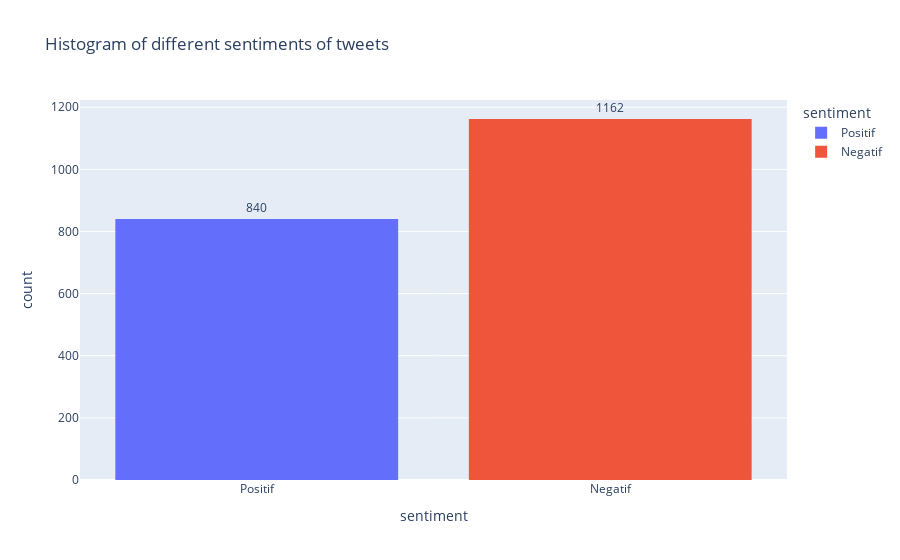

Notebook source saved alongside this figure:
### Code cell
# The distribution of sentiments using px, blue color for positif and red color for negatif
fig_hist = px.histogram(tweet_df, x="sentiment", color="sentiment", title='Histogram of different sentiments of tweets')

# add value label
fig_hist.update_traces(texttemplate='%{value}', textposition='outside')
fig_hist.show()

### Figure 1 — Plotly figure (JSON) as saved in the notebook; plotly's stock layout.template omitted (floating-point values rounded to 4 significant figures; data arrays with more than 128 entries replaced by an {"elided": "..."} marker saying what was removed)
{"data": [{"alignmentgroup": "True", "bingroup": "x", "hovertemplate": "sentiment=%{x}<br>count=%{y}<extra></extra>", "legendgroup": "Positif", "marker": {"color": "#636efa", "pattern": {"shape": ""}}, "name": "Positif", "offsetgroup": "Positif", "orientation": "v", "showlegend": true, "textposition": "outside", "texttemplate": "%{value}", "type": "histogram", "x": {"elided": "840 str values"}, "xaxis": "x", "yaxis": "y"}, {"alignmentgroup": "True", "bingroup": "x", "hovertemplate": "sentiment=%{x}<br>count=%{y}<extra></extra>", "legendgroup": "Negatif", "marker": {"color": "#EF553B", "pattern": {"shape": ""}}, "name": "Negatif", "offsetgroup": "Negatif", "orientation": "v", "showlegend": true, "textposition": "outside", "texttemplate": "%{value}", "type": "histogram", "x": {"elided": "1162 str values"}, "xaxis": "x", "yaxis": "y"}], "layout": {"barmode": "relative", "legend": {"title": {"text": "sentiment"}, "tracegroupgap": 0}, "title": {"text": "Histogram of different sentiments of tweets"}, "xaxis": {"anchor": "y", "categoryarray": ["Positif", "Negatif"], "categoryorder": "array", "domain": [0, 1], "title": {"text": "sentiment"}}, "yaxis": {"anchor": "x", "domain": [0, 1], "title": {"text": "count"}}}}
